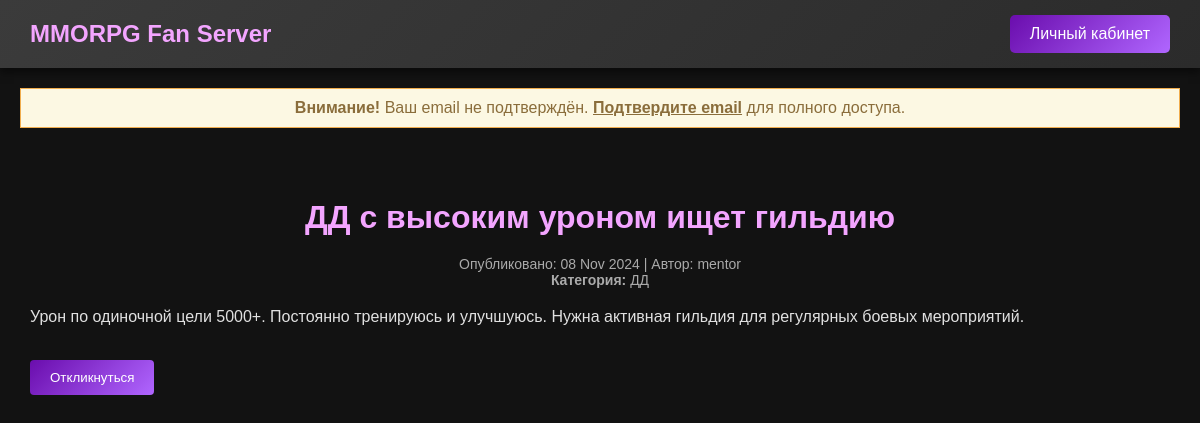
Page /ad/3/ (signed in) on the committed database.
### ads/models.py (models this page shows, shortened)
class Ad(models.Model): # объявления
    title = models.CharField(max_length=200)
    description = CKEditor5Field('Content', config_name='default')
    category = models.ForeignKey(Category, on_delete=models.CASCADE)
    author = models.ForeignKey(CustomUser, on_delete=models.CASCADE)
    created_at = models.DateTimeField(auto_now_add=True)
    updated_at = models.DateTimeField(auto_now=True)
    status = models.CharField(max_length=50, choices=[('published', 'Опубликовано'), ('draft', 'Черновик')])
    class Meta:
        ordering = ['-created_at']
        verbose_name = 'Объявление'
        verbose_name_plural = 'Объявления'

class CustomUser(AbstractUser): # расширенный пользователь
    info = models.TextField(max_length=255, blank=True, null=True)
    is_email_verified = models.BooleanField(default=False)
    avatar = models.ImageField(upload_to='avatars/', blank=True, null=True)
    is_subscribed = models.BooleanField(default=True)
    class Meta:
        verbose_name = 'Пользователь'
        verbose_name_plural = 'Пользователи'

class Category(models.Model): # категории
    name = models.CharField(max_length=50)
    def __str__(self):
        return self.name
    class Meta:
        verbose_name = 'Категория'
        verbose_name_plural = 'Категории'

### ads/views.py (the view)
# urls.py: path('ad/<int:pk>/', AdDetailView.as_view(), name='ad_detail'),
class AdDetailView(DetailView):
    model = Ad
    template_name = 'ads/ad_detail.html'
    context_object_name = 'ad'
    def get_context_data(self, **kwargs):
        context = super().get_context_data(**kwargs)
        context['form'] = ResponseForm()
        return context

### ads/templates/ads/ad_detail.html (shortened to what this page needs)
{% extends 'base.html' %}
{% block content %}
<div class="main-container">
    <div class="ad-detail">
        <h1>{{ ad.title }}</h1>
        <p class="ad-meta">
            Опубликовано: {{ ad.created_at|date:"d M Y" }} | Автор: {{ ad.author.username }}<br>
            <strong>Категория:</strong> {{ ad.category }}
        </p>
        <div class="ad-content">
            {{ ad.description|safe }}
        </div>
        <div class="ad-actions">
            {% if user.is_authenticated %}
                {% if ad.author == user %}
                    <a href="{% url 'create' %}?edit={{ ad.id }}" class="btn btn-primary">Редактировать</a>
                {% else %}
                    <button id="respondButton" class="btn btn-secondary">Откликнуться</button>
                {% endif %}
            {% else %}
                <p>Для взаимодействия с объявлением <a href="{% url 'login' %}">войдите в систему</a>.</p>
            {% endif %}
        </div>
    </div>
</div>
{% endblock %}

### static/css/styles.css (style rules this page uses)
body { background-color: #121212; color: #e0e0e0; font-family: Arial, sans-serif; margin: 0; padding: 0; }
.btn { display: inline-block; padding: 10px 20px; background: linear-gradient(135deg, #6a0dad, #b066ff); color: white; border: none; border-radius: 5px; cursor: pointer; text-decoration: none; transition: background 0.3s, transform 0.2s; }
.btn-secondary { margin-top: 10px; }
.btn-secondary { display: inline-block; padding: 8px 16px; background: linear-gradient(135deg, #6a0dad, #b066ff); color: white; border-radius: 5px; cursor: pointer; transition: background 0.3s; text-align: center; }
.main-container { padding: 30px; max-width: 1200px; margin: auto; border-radius: 8px; }
.ad-detail h1 { font-size: 32px; color: #f3a5ff; text-align: center; margin-bottom: 20px; }
.ad-meta { color: #aaa; font-size: 14px; text-align: center; margin-bottom: 15px; }
.ad-content { font-size: 16px; color: #e0e0e0; line-height: 1.6; margin-bottom: 20px; }
.btn-secondary { background-color: #4b0082; color: white; border: none; padding: 10px 20px; cursor: pointer; border-radius: 4px; transition: background 0.3s; }

### rows in the picture
Ad: title "ДД с высоким уроном ищет гильдию", created_at "08 Nov 2024", author.username "mentor", category "ДД", description "Урон по одиночной цели 5000+. Постоянно тренируюсь и улучшуюсь. Нужна активная гильдия для регулярных боевых мероприятий."
